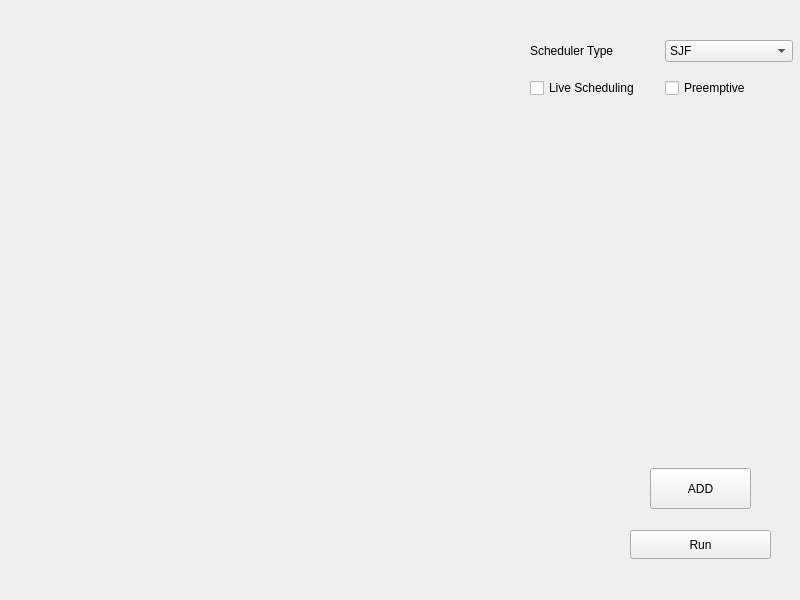
<?xml version="1.0" encoding="UTF-8"?>
<ui version="4.0">
 <class>MainWindow</class>
 <widget class="QMainWindow" name="MainWindow">
  <property name="geometry">
   <rect>
    <x>0</x>
    <y>0</y>
    <width>800</width>
    <height>600</height>
   </rect>
  </property>
  <property name="windowTitle">
   <string>MainWindow</string>
  </property>
  <widget class="QWidget" name="centralwidget">
   <widget class="QPushButton" name="pushButton">
    <property name="geometry">
     <rect>
      <x>650</x>
      <y>468</y>
      <width>101</width>
      <height>41</height>
     </rect>
    </property>
    <property name="text">
     <string>ADD</string>
    </property>
   </widget>
   <widget class="QPushButton" name="pushButton_2">
    <property name="geometry">
     <rect>
      <x>630</x>
      <y>530</y>
      <width>141</width>
      <height>29</height>
     </rect>
    </property>
    <property name="text">
     <string>Run</string>
    </property>
   </widget>
   <widget class="QWidget" name="gridLayoutWidget">
    <property name="geometry">
     <rect>
      <x>530</x>
      <y>30</y>
      <width>263</width>
      <height>80</height>
     </rect>
    </property>
    <layout class="QGridLayout" name="gridLayout">
     <item row="0" column="0">
      <widget class="QLabel" name="label">
       <property name="text">
        <string>Scheduler Type </string>
       </property>
      </widget>
     </item>
     <item row="1" column="0">
      <widget class="QCheckBox" name="checkBox">
       <property name="text">
        <string>Live Scheduling</string>
       </property>
      </widget>
     </item>
     <item row="0" column="1">
      <widget class="QComboBox" name="comboBox">
       <item>
        <property name="text">
         <string>SJF</string>
        </property>
       </item>
       <item>
        <property name="text">
         <string>Priority based</string>
        </property>
       </item>
       <item>
        <property name="text">
         <string>FCFS</string>
        </property>
       </item>
       <item>
        <property name="text">
         <string>Round Robin</string>
        </property>
       </item>
      </widget>
     </item>
     <item row="1" column="1">
      <widget class="QCheckBox" name="PreemptiveBool">
       <property name="text">
        <string>Preemptive</string>
       </property>
      </widget>
     </item>
    </layout>
   </widget>
  </widget>
 </widget>
 <resources/>
 <connections/>
</ui>
